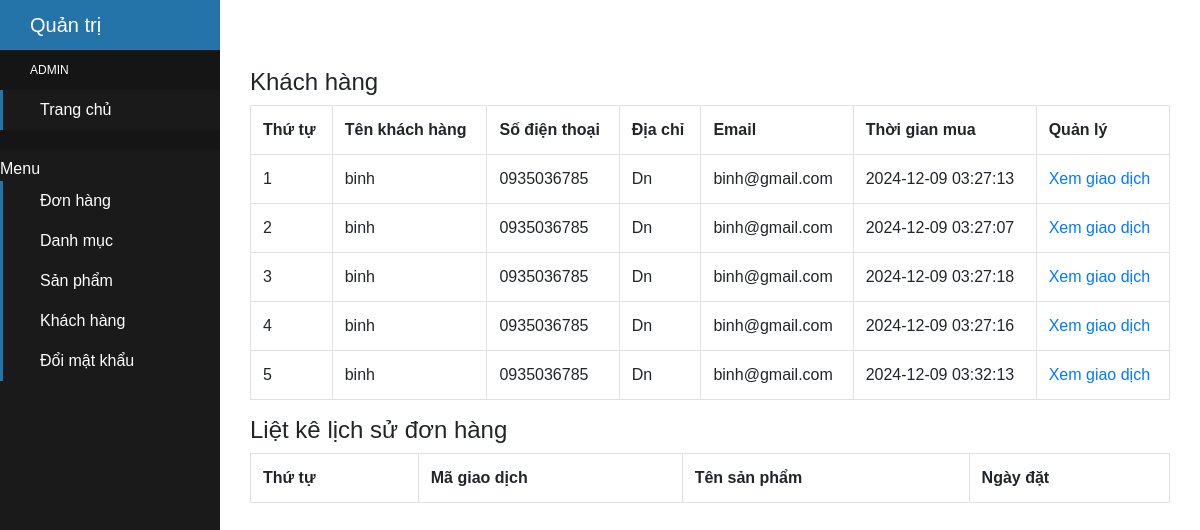
The app's page /admin/xulykhachhang.php with its own data.
### tables this page shows
CREATE TABLE `tbl_giaodich` (
  `giaodich_id` int(11) NOT NULL,
  `sanpham_id` int(11) NOT NULL,
  `soluong` int(11) NOT NULL,
  `magiaodich` varchar(50) NOT NULL,
  `ngaythang` timestamp NOT NULL DEFAULT current_timestamp() ON UPDATE current_timestamp(),
  `khachhang_id` int(11) NOT NULL,
  `tinhtrangdon` int(11) NOT NULL DEFAULT 0,
  `huydon` int(11) NOT NULL DEFAULT 0
);

CREATE TABLE `tbl_khachhang` (
  `khachhang_id` int(11) NOT NULL,
  `name` varchar(100) NOT NULL,
  `phone` varchar(50) NOT NULL,
  `address` varchar(200) NOT NULL,
  `note` text NOT NULL,
  `email` varchar(150) NOT NULL,
  `password` varchar(100) NOT NULL,
  `giaohang` int(11) NOT NULL
);

### admin/xulykhachhang.php (the view, shortened to what this page needs)
<?php
	include('../db/connect.php');
?>
<!DOCTYPE html>
<html lang="en">
<head>
	<link href="../css/bootstrap.css" rel="stylesheet" type="text/css" media="all" />
</head>
<body>
<div class="sidebar-container">
        <div class="sidebar-logo">
            Quản trị
        </div>
        <ul class="sidebar-navigation">
          <li class="header">Admin</li>
          <li>
            <a href="dashboard.php">
              <i class="fa fa-home" aria-hidden="true"></i> Trang chủ
            </a>
          </li>
		  <li class="header"></li>Menu</li>
		  <li>
            <a href="xulydonhang.php">
              <i class="fa fa-cog" aria-hidden="true"></i> Đơn hàng
            </a>
		  </li>
		  <li>
            <a href="xulydanhmuc.php">
              <i class="fa fa-cog" aria-hidden="true"></i> Danh mục
            </a>
		  </li>
		  <li>
            <a href="xulysanpham.php">
              <i class="fa fa-cog" aria-hidden="true"></i> Sản phẩm
            </a>
          </li>
          <li>
            <a href="xulykhachhang.php">
              <i class="fa fa-cog" aria-hidden="true"></i> Khách hàng
            </a>
          </li>
		  <li>
            <a href="doimatkhau.php">
              <i class="fa fa-cog" aria-hidden="true"></i> Đổi mật khẩu
            </a>
          </li>
        </ul>
      </div>
      <div class="content-container">
        <div class="container-fluid"><br><br>
	<div class="container">
		<div class="row">
			<div class="col-md-12">
				<h4>Khách hàng</h4>
				<?php
				$sql_select_khachhang = mysqli_query($con,"SELECT * FROM tbl_khachhang,tbl_giaodich WHERE tbl_khachhang.khachhang_id=tbl_giaodich.khachhang_id GROUP BY tbl_giaodich.magiaodich ORDER BY tbl_khachhang.khachhang_id DESC");
				?>
				<table class="table table-bordered ">
					<tr>
						<th>Thứ tự</th>
						<th>Tên khách hàng</th>
						<th>Số điện thoại</th>
						<th>Địa chỉ</th>
						<th>Email</th>
						<th>Thời gian mua</th>
						<th>Quản lý</th>
					</tr>
					<?php
					$i = 0;
					while($row_khachhang = mysqli_fetch_array($sql_select_khachhang)){
						$i++;
					?>
					<tr>
						<td><?php echo $i; ?></td>
						<td><?php echo $row_khachhang['name']; ?></td>
						<td><?php echo $row_khachhang['phone']; ?></td>
						<td><?php echo $row_khachhang['address']; ?></td>
						<td><?php echo $row_khachhang['email'] ?></td>
						<td><?php echo $row_khachhang['ngaythang'] ?></td>
						<td><a href="?quanly=xemgiaodich&khachhang=<?php echo $row_khachhang['magiaodich'] ?>">Xem giao dịch</a></td>
					</tr>
					 <?php
					}
					?>
				</table>
			</div>
			<div class="col-md-12">
				<h4>Liệt kê lịch sử đơn hàng</h4>
				<table class="table table-bordered ">
					<tr>
						<th>Thứ tự</th>
						<th>Mã giao dịch</th>
						<th>Tên sản phẩm</th>
						<th>Ngày đặt</th>
					</tr>
				</table>
			</div>
		</div>
	</div>
</body>
</html>

### records on screen
tbl_giaodich: khachhang.name "binh", khachhang.phone "0935036785", khachhang.address "Dn", khachhang.email "binh@gmail.com", ngaythang "2024-12-09 03:27:13"
tbl_giaodich: khachhang.name "binh", khachhang.phone "0935036785", khachhang.address "Dn", khachhang.email "binh@gmail.com", ngaythang "2024-12-09 03:27:07"
tbl_giaodich: khachhang.name "binh", khachhang.phone "0935036785", khachhang.address "Dn", khachhang.email "binh@gmail.com", ngaythang "2024-12-09 03:27:18"
tbl_giaodich: khachhang.name "binh", khachhang.phone "0935036785", khachhang.address "Dn", khachhang.email "binh@gmail.com", ngaythang "2024-12-09 03:27:16"
tbl_giaodich: khachhang.name "binh", khachhang.phone "0935036785", khachhang.address "Dn", khachhang.email "binh@gmail.com", ngaythang "2024-12-09 03:32:13"
